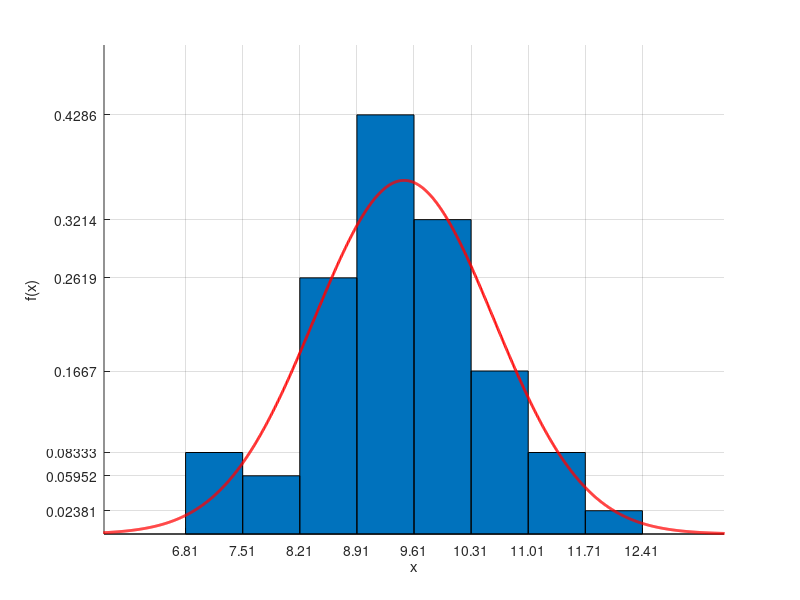
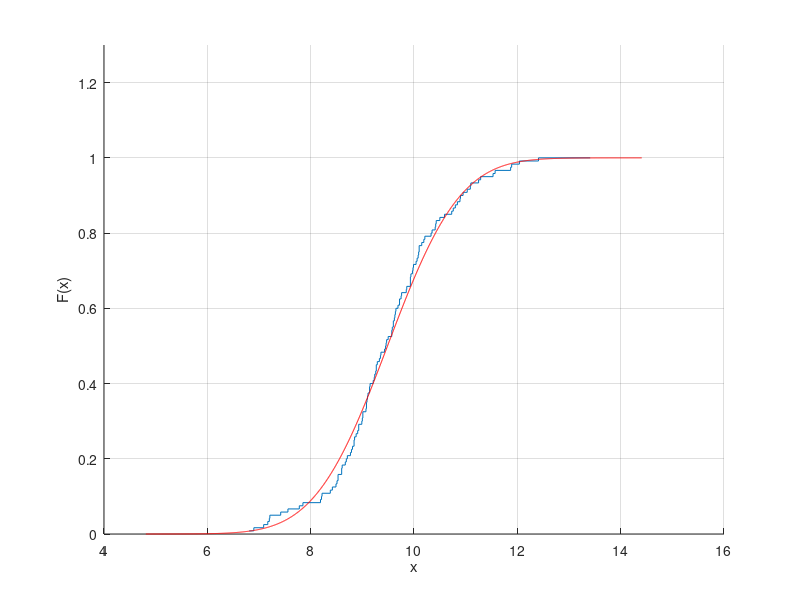

These figures' MATLAB source, in order:
function lab_1()
    function [amnt] = count_less(t, X)
        tolerance = 1e-4;
        amnt = 0;
        for x_index = 1:length(X)
            if (X(x_index) - t < tolerance)
                amnt = amnt + 1;
            end
        end
    end
    
    X = [11.89,9.60,9.29,10.06,9.50,8.93,9.58,6.81,8.69,9.62,...
        9.01,10.59,10.50,11.53,9.94,8.84,8.91,6.90,9.76,7.09,...
        11.29,11.25,10.84,10.76,7.42,8.49,10.10,8.79,11.87,...
        8.77,9.43,12.41,9.75,8.53,9.72,9.45,7.20,9.23,8.93,...
        9.15,10.19,9.57,11.09,9.97,8.81,10.73,9.57,8.53,9.21,...
        10.08,9.10,11.03,10.10,9.47,9.72,9.60,8.21,7.78,10.21,...
        8.99,9.14,8.60,9.14,10.95,9.33,9.98,9.09,10.35,8.61,...
        9.35,10.04,7.85,9.64,9.99,9.65,10.89,9.08,8.60,7.56,...
        9.27,10.33,10.09,8.51,9.86,9.24,9.63,8.67,8.85,11.57,...
        9.85,9.27,9.69,10.90,8.84,11.10,8.19,9.26,9.93,10.15,...
        8.42,9.36,9.93,9.11,9.07,7.21,8.22,9.08,8.88,8.71,...
        9.93,12.04,10.41,10.80,7.17,9.00,9.46,10.42,10.43,8.38,9.01];
   
    X = sort(X);
    
    m_max = max(X);
    m_min = min(X);

    fprintf("\n1)M_max = %f.\n  M_min = %f.\n\n", m_max, m_min);
    
    R = m_max - m_min;
    fprintf("\n2)Размах выборки: R = %f.\n\n", R);

    
    n = length(X);
    q = sum(X) / n;
    S2 = sum((X - q).^2) / (n - 1);
    fprintf("\n3)Оценка математического ожидания: q = %f.\n", q);
    fprintf("   Оценка дисперсии: S^2 = %f.\n", S2);
    
    m = floor(log2(n)) + 2;
    groups = [];
    curr = m_min;
    d = R / m;

    for i = 1:(m + 1)
        groups(i) = curr;
        curr = curr + d;
    end

    eps = 1e-6;
    amounts = [];

    tot = 0;

    for i = 1:(m - 1)
        curr = 0;

        for j = 1:n
            if ((X(j) - groups(i)) > eps || abs(groups(i) - X(j)) < eps) && (X(j) - groups(i + 1) < eps)
                curr = curr + 1;
            end
        end

        amounts(i) = curr;
        tot = tot + curr;
    end

    amounts(m) = n - tot;

    fprintf("\n4)Группировка значений выборки в %d интервалов:\n", m);
    for i = 1:(m)
        fprintf("Интервал %d [%f : %f) - %d значений из выборки.\n", i, groups(i), groups(i + 1), amounts(i));
    end


    fprintf("\n5)Построение гистограммы и графика функции плотности распределения нормальной СВ.\n");
    figure;
    hold on;
    grid on;

    cent = zeros(1, m);
    heights = zeros(1, m);

    for i = 1:m
        heights(i) = amounts(i) / (n * d);
    end

    for i = 1:m
        cent(i) = groups(i + 1) - (d / 2);
    end

    set(gca, "xtick", groups);
    set(gca, "ytick", unique(sort(heights)));
    set(gca, "xlim", [min(groups) - 1, max(groups) + 1]);

    bar(cent, heights, 1);
    points = (m_min - 5):(S2 / 250):(m_max + 5);
    X_pdf = normpdf(points, q, sqrt(S2));
    plot(points, X_pdf, "r", 'LineWidth', 2);

    xlabel('x')
    ylabel('f(x)')
    hold off;

    fprintf("\n6)Построение графика эмпирической функции распределения и функции распределения нормальной случайной величины.\n");
    figure;
    hold on;
    grid on;
    
    x = unique(X);
    x(end + 1) = x(end) + 1;
    heights = zeros([1 length(x)]);
    for i = 1:length(x)
        heights(i) = count_less(x(i), X) / n;
    end

    heightss = unique(heights);
    
    set(gca, "ylim", [0, max(heightss) + 0.3]);
    stairs(x, heights);

    points = (m_min - 2):(S2 / 250):(m_max + 2);
    x_cdf = normcdf(points, q, sqrt(S2));
    plot(points, x_cdf, "r");

    xlabel('x')
    ylabel('F(x)')
    hold off;
end
